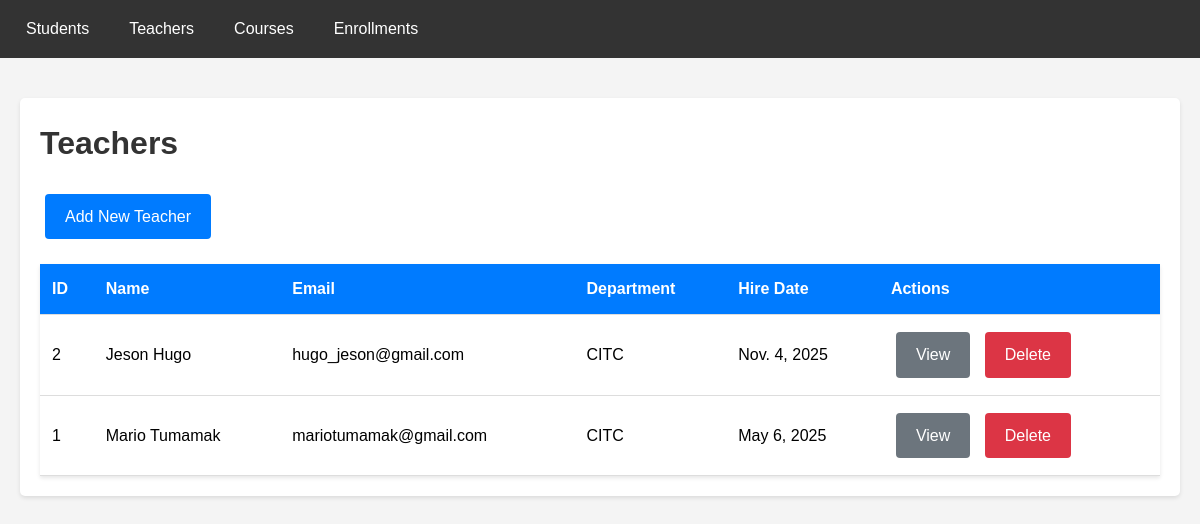
Screenshot of /teachers/ with the database file from the repository.
### school/models.py (models this page shows, shortened)
class Teacher(models.Model):
    teacher_id = models.AutoField(primary_key=True)
    first_name = models.CharField(max_length=100)
    last_name = models.CharField(max_length=100)
    email = models.EmailField(max_length=150, unique=True)
    phone = models.CharField(max_length=15, blank=True, null=True)
    department = models.CharField(max_length=100, blank=True, null=True)
    specialization = models.CharField(max_length=50, blank=True, null=True)
    hire_date = models.DateField()
    class Meta:
        db_table = 'teacher'
        ordering = ['last_name', 'first_name']

### school/views.py (the view)
# urls.py: path('teachers/', views.teacher_list, name='teacher_list'),
def teacher_list(request):
    teachers = Teacher.objects.all()
    return render(request, 'teachers/teacher_list.html', {'teachers': teachers})

### school/templates/teachers/teacher_list.html (shortened to what this page needs)
{% extends 'base.html' %}
{% block content %}
<div class="card">
    <h1>Teachers</h1>
    <a href="{% url 'teacher_create' %}" class="btn">Add New Teacher</a>
    <table>
        <thead>
            <tr>
                <th>ID</th>
                <th>Name</th>
                <th>Email</th>
                <th>Department</th>
                <th>Hire Date</th>
                <th>Actions</th>
            </tr>
        </thead>
        <tbody>
            {% for teacher in teachers %}
            <tr>
                <td>{{ teacher.teacher_id }}</td>
                <td>{{ teacher.first_name }} {{ teacher.last_name }}</td>
                <td>{{ teacher.email }}</td>
                <td>{{ teacher.department|default:"N/A" }}</td>
                <td>{{ teacher.hire_date }}</td>
                <td>
                    <a href="{% url 'teacher_detail' teacher.pk %}" class="btn btn-secondary">View</a>
                    <a href="{% url 'teacher_delete' teacher.pk %}" class="btn btn-danger">Delete</a>
                </td>
            </tr>
            {% empty %}
            <tr>
                <td colspan="6">No teachers found.</td>
            </tr>
            {% endfor %}
        </tbody>
    </table>
</div>
{% endblock %}

### school/templates/base.html (style rules this page uses)
* { margin: 0; padding: 0; box-sizing: border-box; }
body { font-family: Arial, sans-serif; line-height: 1.6; background-color: #f4f4f4; }
.btn { display: inline-block; padding: 10px 20px; background-color: #007bff; color: white; text-decoration: none; border: none; border-radius: 4px; cursor: pointer; margin: 5px; }
.btn-danger { background-color: #dc3545; }
.btn-secondary { background-color: #6c757d; }
table { width: 100%; background-color: white; border-collapse: collapse; margin-top: 20px; box-shadow: 0 2px 4px rgba(0,0,0,0.1); }
th, td { padding: 12px; text-align: left; border-bottom: 1px solid #ddd; }
th { background-color: #007bff; color: white; }
.card { background-color: white; padding: 20px; border-radius: 5px; box-shadow: 0 2px 4px rgba(0,0,0,0.1); margin-bottom: 20px; }
h1, h2, h3 { margin-bottom: 20px; color: #333; }

### rows the page displays
Teacher: teacher_id "2", first_name "Jeson", last_name "Hugo", email "hugo_jeson@gmail.com", department "CITC", hire_date "Nov. 4, 2025"
Teacher: teacher_id "1", first_name "Mario", last_name "Tumamak", email "mariotumamak@gmail.com", department "CITC", hire_date "May 6, 2025"
